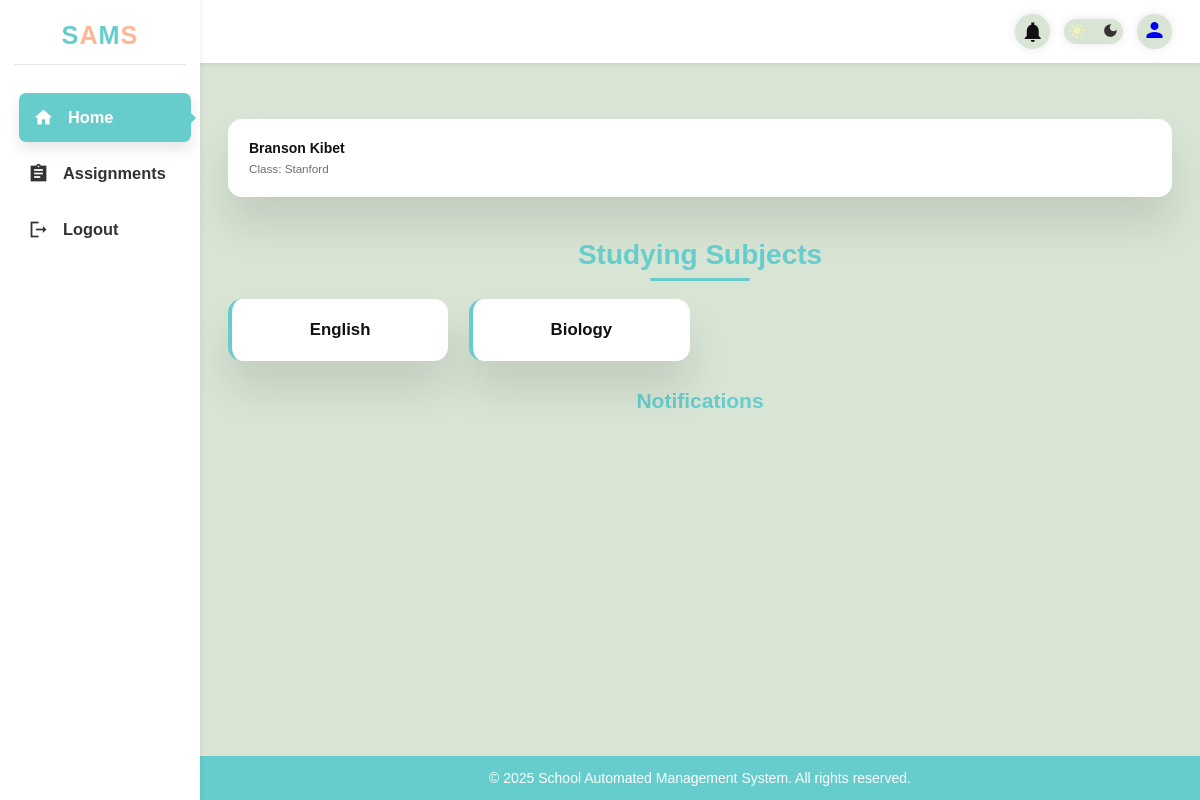
/authenticated/dashboard/ (signed in), run on the app's committed database.
### members/models.py (models this page shows, shortened)
class CustomUser(AbstractUser):
    is_teacher = models.BooleanField(default=False)
    is_student = models.BooleanField(default=False)
    is_admin = models.BooleanField(default=False)
    is_parent = models.BooleanField(default=False)
    date_of_birth = models.CharField(max_length=50, blank=True, null=True)

class StudentProfile(models.Model):
    user = models.OneToOneField(CustomUser, on_delete=models.CASCADE)
    student_id = models.CharField(max_length=50, primary_key=True)
    class_name = models.ForeignKey(Class, on_delete=models.CASCADE)
    guardian_contact = models.CharField(max_length=50)
    subjects = models.ManyToManyField(Subjects, blank=True)  # Many-to-many relationship

class Class(models.Model):
    name = models.CharField(max_length=50, unique=True)
    def __str__(self):
        return self.name

class Subjects(models.Model):
    SUBJECTS = (
        ('Mathematics'),
        ('English'),
        ('Kiswahili'),
        ('Chemistry'),
        ('Biology'),
        ('Physics'),
        ('Business'),
        ('Computer'),
        ('Geography'),
        ('History'),
        ('Christian Religious Education')
    )
    name = models.CharField(max_length=50, unique=True)

### core/views.py (the view, shortened to what this page needs)
# urls.py: path('dashboard/', views.dashboard, name='dashboard'),
@login_required
def dashboard(request):
    context = {
        'user': request.user,
        'noticeb': Notice.objects.all()
    }
    try:
        if request.user.is_student:
            student_profile = StudentProfile.objects.get(user=request.user)
            context['student_profile'] = student_profile
            context['study_profile'] = student_profile.subjects.all()
        elif request.user.is_teacher:
            teacher_profile = TeacherProfile.objects.get(user=request.user)
            context['teacher_profile'] = teacher_profile
            context['subjects_taught'] = teacher_profile.subjects_taught.all()
    except (StudentProfile.DoesNotExist, TeacherProfile.DoesNotExist, ParentProfile.DoesNotExist):
        messages.error(request, "Profile not found.")
    return render(request, 'UI/dashboard.html', context)

### core/templates/UI/dashboard.html (shortened to what this page needs)
{% extends "base.html" %}
{% load static %}
{% block content %}
<div class="container">
  <div class="profile-summary">
    <div class="info">
      <p><b>{{ user.get_full_name }}</b></p>
      {% if user.is_student %}
        {% if student_profile %}
          <small class="text-muted">Class: {{ student_profile.class_name }}</small>
        {% endif %}
      {% elif user.is_teacher %}
        {% if teacher_profile %}
          <small class="text-muted">Class: {{ teacher_profile.teaching_class }}</small>
        {% endif %}
      {% endif %}
    </div>
  </div>
  <main>
    {% if user.is_student %}
      <h1>Studying Subjects</h1>
      {% if student_profile.subjects.all %}
        <div class="subjects">
          {% for subject in student_profile.subjects.all %}
            <div class="eg"><h3>{{ subject.name }}</h3></div>
          {% endfor %}
        </div>
      {% endif %}
    {% endif %}
    <div class="notifications-section">
      <h2>Notifications</h2>
    </div>
  </main>
</div>
{% endblock content %}

### core/static/css/dash_style.css (style rules this page uses)
:root { --primary-yellow: #f3f3b5; --primary-green: #66cdaa; --primary-cyan: #66cccc; --primary-peach: #ffb793; --background-light: #d8e4d4; --text-main: #111; --text-light: #333; --border-color: rgba(0, 0, 0, 0.1); --card-bg: #ffffff; --danger: #ff7782; --success: #41f1b6; --warning: #ffbb55; --info: #7380ec; --shadow: 0 2rem 3rem var(--border-color); --dark-bg: #1e1e2e; --dark-card-bg: #2a2a3c; --dark-text: #e0e0e0; --dark-text-light: #b0b0b0; --dark-border: rgba(255, 255, 255, 0.1); }
* { margin: 0; padding: 0; box-sizing: border-box; font-family: "Poppins", sans-serif; outline: none; text-decoration: none; list-style: none; transition: all 0.3s ease; }
html { font-size: 14px; scroll-behavior: smooth; }
body { width: 100vw; height: 100vh; background: var(--background-light); color: var(--text-main); overflow-x: hidden; display: grid; grid-template-columns: 250px 1fr; grid-template-rows: auto 1fr auto; grid-template-areas: "sidebar header" "sidebar content" "sidebar footer"; }
.container { display: grid; grid-template-columns: 1fr; grid-template-rows: auto auto auto; gap: 1.5rem; margin-top: 1rem; }
.profile-summary { background: var(--card-bg); border-radius: 1rem; padding: 1.5rem; box-shadow: var(--shadow); display: flex; align-items: center; gap: 1rem; transition: all 300ms ease; }
.profile-summary .info { flex: 1; }
.profile-summary .info p { font-weight: 600; margin-bottom: 0.3rem; }
.profile-summary .info small { color: var(--text-light); opacity: 0.7; }
main { margin-top: 1.5rem; }
main h1 { color: var(--primary-cyan); margin-bottom: 1.5rem; text-align: center; position: relative; }
main h1::after { content: ""; position: absolute; bottom: -10px; left: 50%; transform: translateX(-50%); width: 100px; height: 3px; background: var(--primary-cyan); border-radius: 5px; }
.subjects { display: grid; grid-template-columns: repeat(auto-fill, minmax(200px, 1fr)); gap: 1.5rem; margin-top: 2rem; margin-bottom: 2rem; }
.eg { background: var(--card-bg); border-radius: 1rem; padding: 1.5rem; box-shadow: var(--shadow); text-align: center; transition: all 300ms ease; border-left: 4px solid var(--primary-cyan); }
.eg h3 { color: var(--text-main); font-size: 1.2rem; }
.notifications-section { margin-top: 2rem; }
.notifications-section h2 { color: var(--primary-cyan); margin-bottom: 1.5rem; text-align: center; }
@media screen and (max-width: 1200px) { body { grid-template-columns: 200px 1fr; } }

### data on the page
CustomUser: get_full_name "Branson Kibet"
StudentProfile: class_name "Stanford"
Subjects: name "English"
Subjects: name "Biology"
